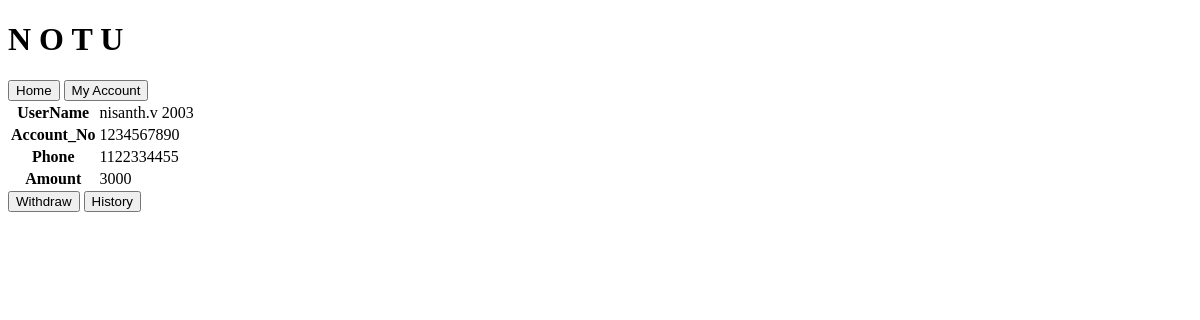
The page /details/ (signed in) on the database as committed earlier.
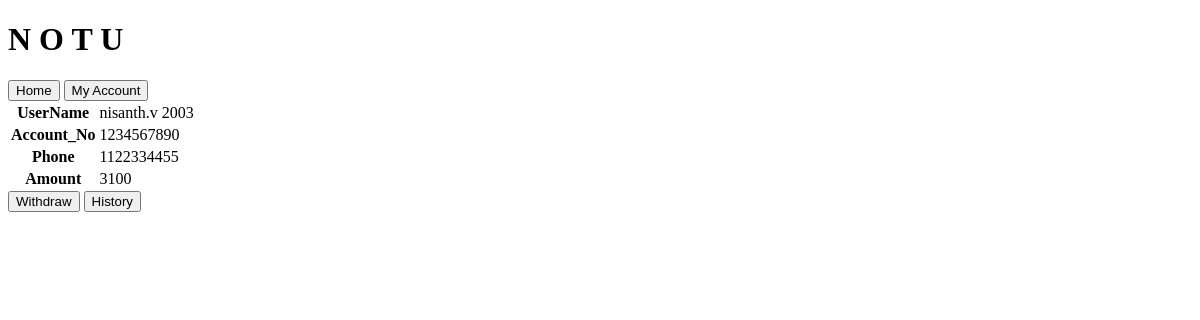
The same page on the database as committed later.
### bank2/models.py (models this page shows)
class acc(models.Model):
    username=models.CharField(max_length=50)
    accountnumber=models.IntegerField(null=True)
    phone=models.IntegerField(unique=True)
    amount=models.IntegerField(null=True)

### bank2/views.py (the view)
# urls.py: path('details/',views.details,name="details"),
def details(request):
    user_id=request.session.get('user_id')
    user=acc.objects.get(pk=user_id)
    return render(request,'details.html',{'user':user})

### templates/details.html (shortened to what this page needs)
{% extends 'base1.html' %}
{% block content %}
<table>
        <tr>
            <th>UserName</th>
            <td>{{user.username}}</td>
        </tr>
        <tr>
            <th>Account_No</th>
            <td>{{user.accountnumber}}</td>
        </tr>
        <tr>
            <th>Phone</th>
            <td>{{user.phone}}</td>
        </tr>
        <tr>
            <th>Amount</th>
            <td>{{user.amount}}</td>
        </tr>
</table>
<a href="{% url 'withdraw' %}"><button>Withdraw</button></a>
<a href="{% url 'statement' %}"><button>History</button></a>
{% endblock %}

Rows that differ between the two databases and show on the page:
changed acc: amount "3000" → "3100"
